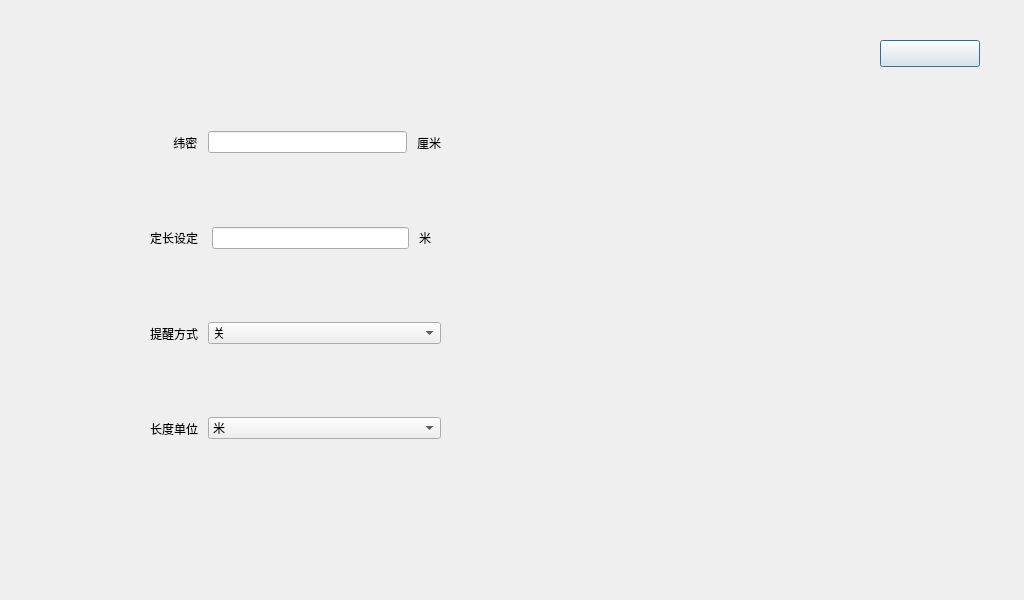
<?xml version="1.0" encoding="UTF-8"?>
<ui version="4.0">
 <class>DingChangSheDIng</class>
 <widget class="QDialog" name="DingChangSheDIng">
  <property name="geometry">
   <rect>
    <x>0</x>
    <y>0</y>
    <width>1024</width>
    <height>600</height>
   </rect>
  </property>
  <property name="windowTitle">
   <string>Dialog</string>
  </property>
  <widget class="QPushButton" name="pb_back">
   <property name="geometry">
    <rect>
     <x>880</x>
     <y>40</y>
     <width>100</width>
     <height>27</height>
    </rect>
   </property>
   <property name="text">
    <string/>
   </property>
  </widget>
  <widget class="QWidget" name="widget" native="true">
   <property name="geometry">
    <rect>
     <x>150</x>
     <y>100</y>
     <width>291</width>
     <height>371</height>
    </rect>
   </property>
   <layout class="QVBoxLayout" name="verticalLayout">
    <property name="spacing">
     <number>10</number>
    </property>
    <property name="leftMargin">
     <number>0</number>
    </property>
    <property name="topMargin">
     <number>0</number>
    </property>
    <property name="rightMargin">
     <number>0</number>
    </property>
    <property name="bottomMargin">
     <number>0</number>
    </property>
    <item>
     <widget class="QWidget" name="widget_2" native="true">
      <layout class="QHBoxLayout" name="horizontalLayout">
       <property name="spacing">
        <number>10</number>
       </property>
       <property name="leftMargin">
        <number>0</number>
       </property>
       <property name="topMargin">
        <number>0</number>
       </property>
       <property name="rightMargin">
        <number>0</number>
       </property>
       <property name="bottomMargin">
        <number>0</number>
       </property>
       <item>
        <widget class="QLabel" name="label">
         <property name="text">
          <string>       纬密</string>
         </property>
        </widget>
       </item>
       <item>
        <widget class="QLineEdit" name="lineEdit">
         <property name="alignment">
          <set>Qt::AlignCenter</set>
         </property>
        </widget>
       </item>
       <item>
        <widget class="QLabel" name="label_2">
         <property name="text">
          <string>厘米</string>
         </property>
        </widget>
       </item>
      </layout>
     </widget>
    </item>
    <item>
     <widget class="QWidget" name="widget_3" native="true">
      <layout class="QHBoxLayout" name="horizontalLayout_2">
       <property name="spacing">
        <number>10</number>
       </property>
       <property name="leftMargin">
        <number>0</number>
       </property>
       <property name="topMargin">
        <number>0</number>
       </property>
       <property name="rightMargin">
        <number>0</number>
       </property>
       <property name="bottomMargin">
        <number>0</number>
       </property>
       <item>
        <widget class="QLabel" name="label_3">
         <property name="text">
          <string>定长设定 </string>
         </property>
        </widget>
       </item>
       <item>
        <widget class="QLineEdit" name="lineEdit_2">
         <property name="alignment">
          <set>Qt::AlignCenter</set>
         </property>
        </widget>
       </item>
       <item>
        <widget class="QLabel" name="label_4">
         <property name="text">
          <string>米   </string>
         </property>
        </widget>
       </item>
      </layout>
     </widget>
    </item>
    <item>
     <widget class="QWidget" name="widget_4" native="true">
      <layout class="QHBoxLayout" name="horizontalLayout_3">
       <property name="spacing">
        <number>10</number>
       </property>
       <property name="leftMargin">
        <number>0</number>
       </property>
       <property name="topMargin">
        <number>0</number>
       </property>
       <property name="rightMargin">
        <number>0</number>
       </property>
       <property name="bottomMargin">
        <number>0</number>
       </property>
       <item>
        <widget class="QLabel" name="label_5">
         <property name="text">
          <string>提醒方式</string>
         </property>
        </widget>
       </item>
       <item>
        <widget class="QComboBox" name="comboBox">
         <property name="sizePolicy">
          <sizepolicy hsizetype="Expanding" vsizetype="Fixed">
           <horstretch>0</horstretch>
           <verstretch>0</verstretch>
          </sizepolicy>
         </property>
         <item>
          <property name="text">
           <string>关</string>
          </property>
         </item>
         <item>
          <property name="text">
           <string>仅指示灯亮</string>
          </property>
         </item>
         <item>
          <property name="text">
           <string>指示灯+停车</string>
          </property>
         </item>
        </widget>
       </item>
      </layout>
     </widget>
    </item>
    <item>
     <widget class="QWidget" name="widget_5" native="true">
      <layout class="QHBoxLayout" name="horizontalLayout_4">
       <property name="spacing">
        <number>10</number>
       </property>
       <property name="leftMargin">
        <number>0</number>
       </property>
       <property name="topMargin">
        <number>0</number>
       </property>
       <property name="rightMargin">
        <number>0</number>
       </property>
       <property name="bottomMargin">
        <number>0</number>
       </property>
       <item>
        <widget class="QLabel" name="label_6">
         <property name="text">
          <string>长度单位</string>
         </property>
        </widget>
       </item>
       <item>
        <widget class="QComboBox" name="comboBox_2">
         <property name="sizePolicy">
          <sizepolicy hsizetype="Expanding" vsizetype="Fixed">
           <horstretch>0</horstretch>
           <verstretch>0</verstretch>
          </sizepolicy>
         </property>
         <item>
          <property name="text">
           <string>米</string>
          </property>
         </item>
         <item>
          <property name="text">
           <string>纬</string>
          </property>
         </item>
        </widget>
       </item>
      </layout>
     </widget>
    </item>
   </layout>
  </widget>
 </widget>
 <resources/>
 <connections/>
</ui>
